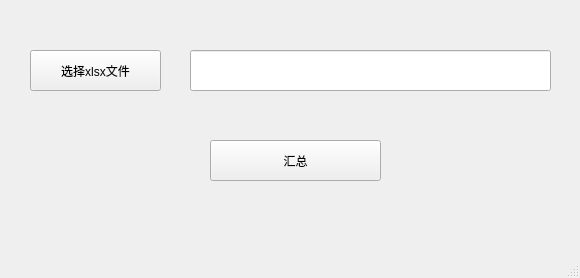
<?xml version="1.0" encoding="UTF-8"?>
<ui version="4.0">
 <class>mainWindow</class>
 <widget class="QMainWindow" name="mainWindow">
  <property name="geometry">
   <rect>
    <x>0</x>
    <y>0</y>
    <width>580</width>
    <height>278</height>
   </rect>
  </property>
  <property name="windowTitle">
   <string>多表汇总</string>
  </property>
  <widget class="QWidget" name="centralwidget">
   <widget class="QPushButton" name="pickBtn">
    <property name="geometry">
     <rect>
      <x>30</x>
      <y>50</y>
      <width>131</width>
      <height>41</height>
     </rect>
    </property>
    <property name="text">
     <string>选择xlsx文件</string>
    </property>
   </widget>
   <widget class="QLineEdit" name="lineEdit">
    <property name="geometry">
     <rect>
      <x>190</x>
      <y>50</y>
      <width>361</width>
      <height>41</height>
     </rect>
    </property>
   </widget>
   <widget class="QPushButton" name="sumBtn">
    <property name="geometry">
     <rect>
      <x>210</x>
      <y>140</y>
      <width>171</width>
      <height>41</height>
     </rect>
    </property>
    <property name="text">
     <string>汇总</string>
    </property>
   </widget>
  </widget>
  <widget class="QMenuBar" name="menubar">
   <property name="geometry">
    <rect>
     <x>0</x>
     <y>0</y>
     <width>580</width>
     <height>36</height>
    </rect>
   </property>
  </widget>
  <widget class="QStatusBar" name="statusbar"/>
 </widget>
 <resources/>
 <connections/>
</ui>
